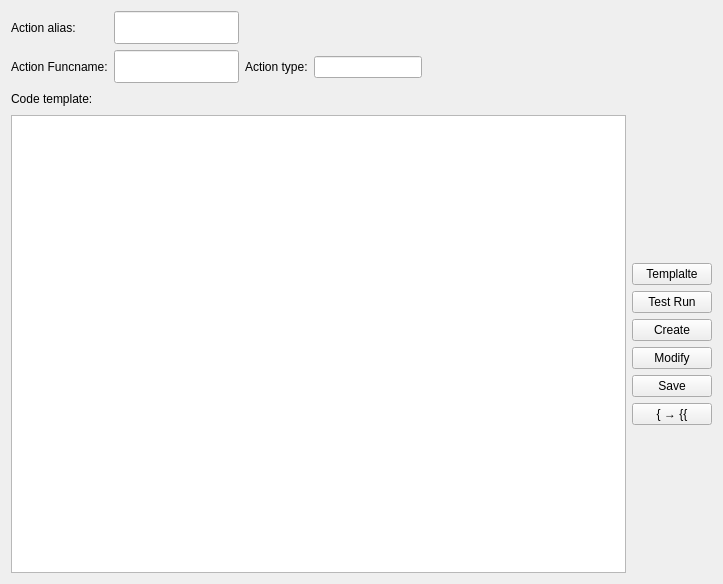
<?xml version="1.0" encoding="UTF-8"?>
<ui version="4.0">
 <class>script_interface</class>
 <widget class="QWidget" name="script_interface">
  <property name="geometry">
   <rect>
    <x>0</x>
    <y>0</y>
    <width>723</width>
    <height>584</height>
   </rect>
  </property>
  <property name="sizePolicy">
   <sizepolicy hsizetype="Fixed" vsizetype="Preferred">
    <horstretch>0</horstretch>
    <verstretch>0</verstretch>
   </sizepolicy>
  </property>
  <layout class="QVBoxLayout" name="verticalLayout_5">
   <item>
    <layout class="QHBoxLayout" name="horizontalLayout_2">
     <item>
      <layout class="QVBoxLayout" name="verticalLayout">
       <item>
        <widget class="BodyLabel" name="label_alias">
         <property name="text">
          <string>Action alias:</string>
         </property>
        </widget>
       </item>
       <item>
        <widget class="BodyLabel" name="label_funcname">
         <property name="text">
          <string>Action Funcname:</string>
         </property>
        </widget>
       </item>
      </layout>
     </item>
     <item>
      <layout class="QVBoxLayout" name="verticalLayout_2">
       <item>
        <widget class="LineEdit" name="lineedit_alias">
         <property name="sizePolicy">
          <sizepolicy hsizetype="Fixed" vsizetype="Fixed">
           <horstretch>0</horstretch>
           <verstretch>0</verstretch>
          </sizepolicy>
         </property>
         <property name="minimumSize">
          <size>
           <width>125</width>
           <height>33</height>
          </size>
         </property>
         <property name="maximumSize">
          <size>
           <width>125</width>
           <height>33</height>
          </size>
         </property>
        </widget>
       </item>
       <item>
        <widget class="LineEdit" name="lineedit_funcname">
         <property name="sizePolicy">
          <sizepolicy hsizetype="Fixed" vsizetype="Fixed">
           <horstretch>0</horstretch>
           <verstretch>0</verstretch>
          </sizepolicy>
         </property>
         <property name="minimumSize">
          <size>
           <width>125</width>
           <height>33</height>
          </size>
         </property>
         <property name="maximumSize">
          <size>
           <width>125</width>
           <height>33</height>
          </size>
         </property>
        </widget>
       </item>
      </layout>
     </item>
     <item>
      <layout class="QVBoxLayout" name="verticalLayout_3">
       <item>
        <spacer name="verticalSpacer">
         <property name="orientation">
          <enum>Qt::Vertical</enum>
         </property>
         <property name="sizeType">
          <enum>QSizePolicy::Maximum</enum>
         </property>
         <property name="sizeHint" stdset="0">
          <size>
           <width>20</width>
           <height>40</height>
          </size>
         </property>
        </spacer>
       </item>
       <item>
        <widget class="BodyLabel" name="label_action_type">
         <property name="text">
          <string>Action type:</string>
         </property>
        </widget>
       </item>
      </layout>
     </item>
     <item>
      <layout class="QVBoxLayout" name="verticalLayout_4">
       <item>
        <spacer name="verticalSpacer_2">
         <property name="orientation">
          <enum>Qt::Vertical</enum>
         </property>
         <property name="sizeType">
          <enum>QSizePolicy::Maximum</enum>
         </property>
         <property name="sizeHint" stdset="0">
          <size>
           <width>20</width>
           <height>40</height>
          </size>
         </property>
        </spacer>
       </item>
       <item>
        <widget class="EditableComboBox" name="combobox_type">
         <property name="sizePolicy">
          <sizepolicy hsizetype="Maximum" vsizetype="Fixed">
           <horstretch>0</horstretch>
           <verstretch>0</verstretch>
          </sizepolicy>
         </property>
         <property name="readOnly">
          <bool>true</bool>
         </property>
        </widget>
       </item>
      </layout>
     </item>
     <item>
      <spacer name="horizontalSpacer">
       <property name="orientation">
        <enum>Qt::Horizontal</enum>
       </property>
       <property name="sizeHint" stdset="0">
        <size>
         <width>40</width>
         <height>20</height>
        </size>
       </property>
      </spacer>
     </item>
    </layout>
   </item>
   <item>
    <layout class="QHBoxLayout" name="horizontalLayout_3">
     <item>
      <widget class="BodyLabel" name="label_code_template">
       <property name="text">
        <string>Code template:</string>
       </property>
      </widget>
     </item>
     <item>
      <spacer name="horizontalSpacer_2">
       <property name="orientation">
        <enum>Qt::Horizontal</enum>
       </property>
       <property name="sizeHint" stdset="0">
        <size>
         <width>40</width>
         <height>20</height>
        </size>
       </property>
      </spacer>
     </item>
    </layout>
   </item>
   <item>
    <layout class="QHBoxLayout" name="horizontalLayout">
     <item>
      <widget class="TextEdit" name="textedit_code_template"/>
     </item>
     <item>
      <layout class="QVBoxLayout" name="verticalLayout_6">
       <item>
        <spacer name="verticalSpacer_4">
         <property name="orientation">
          <enum>Qt::Vertical</enum>
         </property>
         <property name="sizeHint" stdset="0">
          <size>
           <width>17</width>
           <height>48</height>
          </size>
         </property>
        </spacer>
       </item>
       <item>
        <widget class="DropDownPushButton" name="button_template">
         <property name="text">
          <string>Templalte</string>
         </property>
        </widget>
       </item>
       <item>
        <widget class="PrimaryPushButton" name="button_run">
         <property name="sizePolicy">
          <sizepolicy hsizetype="Minimum" vsizetype="Fixed">
           <horstretch>0</horstretch>
           <verstretch>0</verstretch>
          </sizepolicy>
         </property>
         <property name="text">
          <string>Test Run</string>
         </property>
        </widget>
       </item>
       <item>
        <widget class="PrimaryPushButton" name="button_new">
         <property name="sizePolicy">
          <sizepolicy hsizetype="Minimum" vsizetype="Fixed">
           <horstretch>0</horstretch>
           <verstretch>0</verstretch>
          </sizepolicy>
         </property>
         <property name="text">
          <string>Create</string>
         </property>
        </widget>
       </item>
       <item>
        <widget class="PrimaryPushButton" name="button_modify">
         <property name="sizePolicy">
          <sizepolicy hsizetype="Minimum" vsizetype="Minimum">
           <horstretch>0</horstretch>
           <verstretch>0</verstretch>
          </sizepolicy>
         </property>
         <property name="text">
          <string>Modify</string>
         </property>
        </widget>
       </item>
       <item>
        <widget class="PrimaryPushButton" name="button_save">
         <property name="text">
          <string>Save</string>
         </property>
        </widget>
       </item>
       <item>
        <widget class="PrimaryPushButton" name="button_trans">
         <property name="sizePolicy">
          <sizepolicy hsizetype="Minimum" vsizetype="Minimum">
           <horstretch>0</horstretch>
           <verstretch>0</verstretch>
          </sizepolicy>
         </property>
         <property name="text">
          <string>{ → {{</string>
         </property>
        </widget>
       </item>
       <item>
        <spacer name="verticalSpacer_5">
         <property name="orientation">
          <enum>Qt::Vertical</enum>
         </property>
         <property name="sizeHint" stdset="0">
          <size>
           <width>17</width>
           <height>58</height>
          </size>
         </property>
        </spacer>
       </item>
      </layout>
     </item>
    </layout>
   </item>
  </layout>
 </widget>
 <customwidgets>
  <customwidget>
   <class>EditableComboBox</class>
   <extends>LineEdit</extends>
   <header>qfluentwidgets</header>
  </customwidget>
  <customwidget>
   <class>PushButton</class>
   <extends>QPushButton</extends>
   <header>qfluentwidgets</header>
  </customwidget>
  <customwidget>
   <class>PrimaryPushButton</class>
   <extends>PushButton</extends>
   <header>qfluentwidgets</header>
  </customwidget>
  <customwidget>
   <class>DropDownPushButton</class>
   <extends>PushButton</extends>
   <header>qfluentwidgets</header>
  </customwidget>
  <customwidget>
   <class>BodyLabel</class>
   <extends>QLabel</extends>
   <header>qfluentwidgets</header>
  </customwidget>
  <customwidget>
   <class>LineEdit</class>
   <extends>QLineEdit</extends>
   <header>qfluentwidgets</header>
  </customwidget>
  <customwidget>
   <class>TextEdit</class>
   <extends>QTextEdit</extends>
   <header>qfluentwidgets</header>
  </customwidget>
 </customwidgets>
 <resources/>
 <connections/>
</ui>
